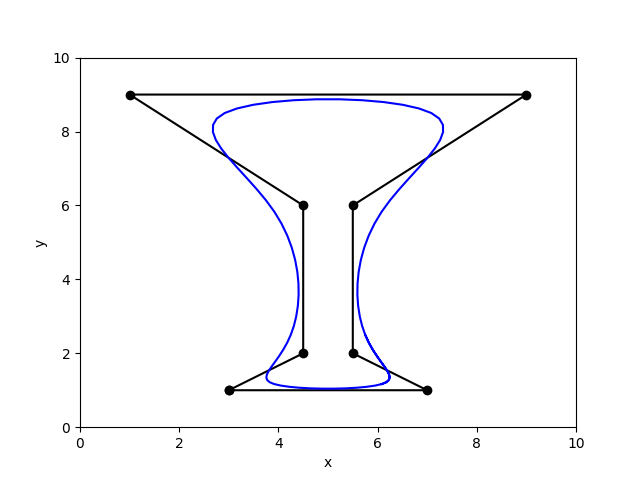

Reproduce this figure in Python.
import numpy as np
import matplotlib.pyplot as plt
from functions import EvalBSpline, KnotVector


def ClosedSpline(P, p, V):
    # plotting the control points
    P_alt = np.append(P, [P[0]], axis=0)
    plt.plot(P_alt[:,0], P_alt[:,1], 'o-', label='Control Points', color='k')

    # calculating knot vector
    UP = KnotVector(P, p, periodic=True)

    # evaluating and plotting spline
    Z = np.array(EvalBSpline(V, P, UP, p, periodic=True)).T
    X, Y = Z.T
    plt.plot(X, Y, color='b')

    # settings of plot
    plt.xlabel('x')
    plt.ylabel('y')
    plt.xlim(0, 10)
    plt.ylim(0, 10)
    plt.savefig("closed_spline.png")
    plt.close()

    # returning the information to use in other files
    return P_alt, UP

